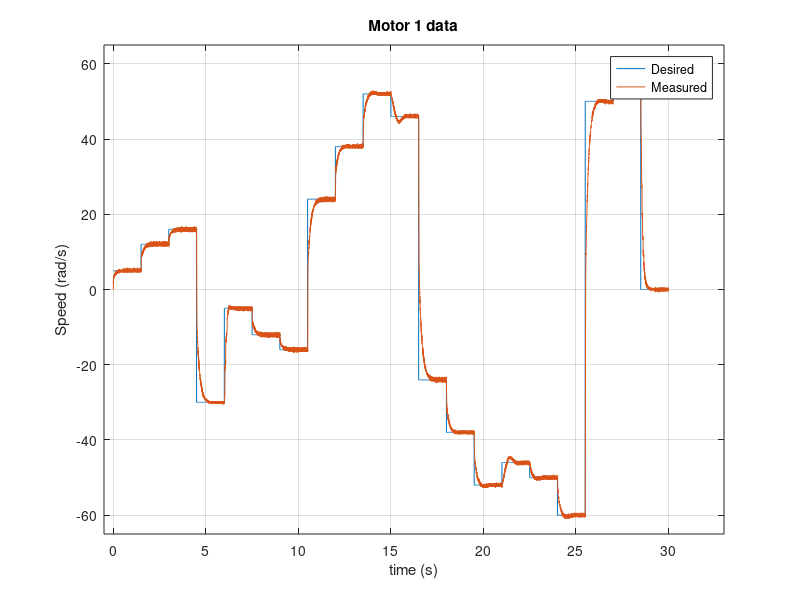
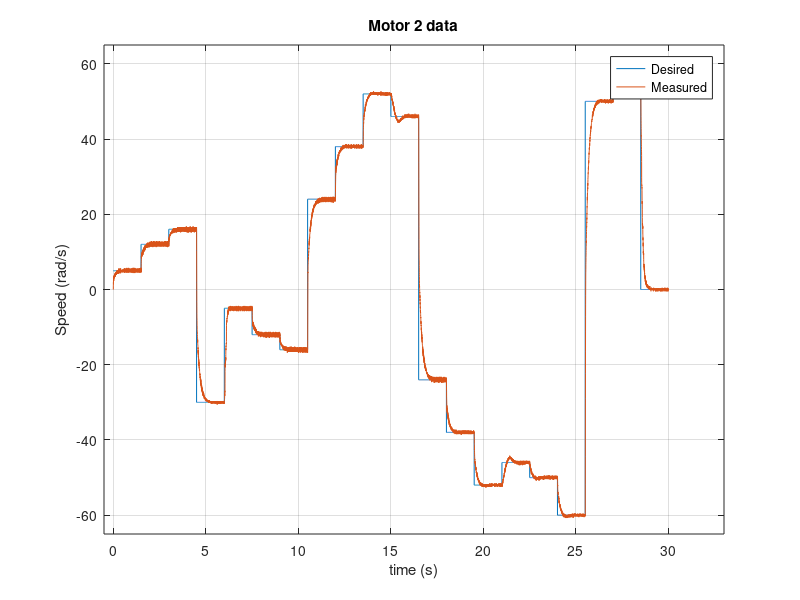
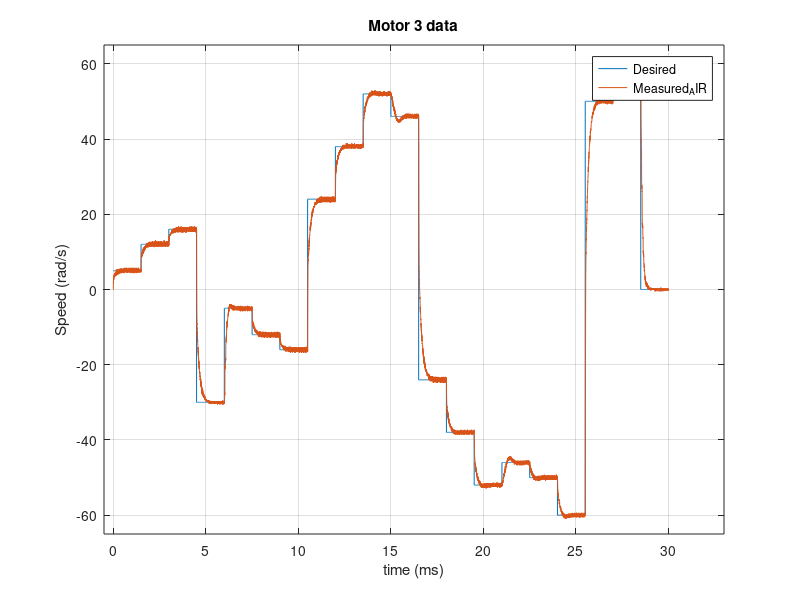
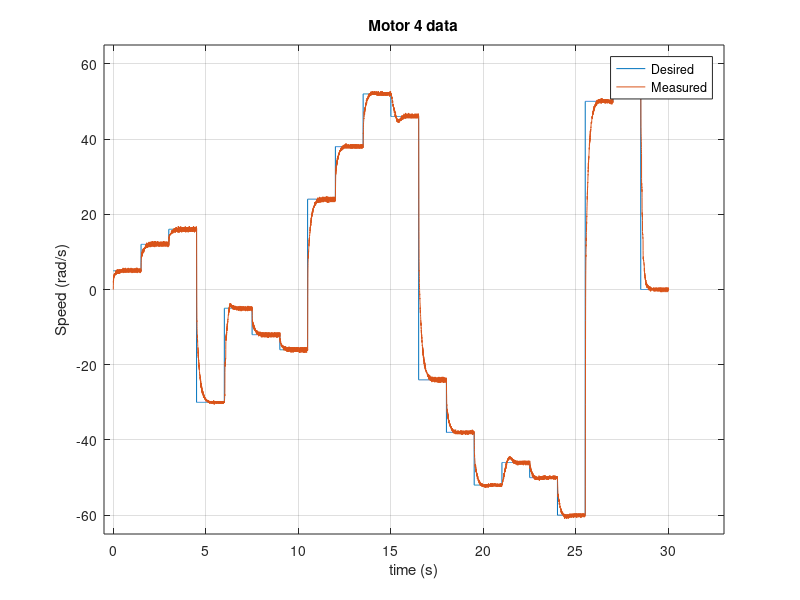

Recreate these plots in MATLAB, in order.
clc
clear all
close all
data = csvread('DATA_AIR_PID2020_07_01_20.csv');

i = length(data);
l =  i - 1;
tlength = l / 500;
t = 0:0.002:tlength;
IN = data([1:i],1);
M1 = data([1:i],2);
M2 = data([1:i],3);
M3 = data([1:i],4);
M4 = data([1:i],5);

%% Motor 1
plot(t, IN);
hold on
grid on
plot(t, M1);
title('Motor 1 data')
xlabel('time (s)') 
ylabel('Speed (rad/s)') 
xlim([-0.5 33])
ylim([-65 65])
legend({'Desired','Measured'},'Location','northeast')
%% Motor 2
figure;
plot(t, IN);
hold on
grid on
plot(t, M2);
title('Motor 2 data')
xlabel('time (s)') 
ylabel('Speed (rad/s)') 
xlim([-0.5 33])
ylim([-65 65])
legend({'Desired','Measured'},'Location','northeast')
%% Motor 3
figure;
plot(t, IN);
hold on
grid on
plot(t, M3);
title('Motor 3 data')
xlabel('time (ms)') 
ylabel('Speed (rad/s)') 
xlim([-0.5 33])
ylim([-65 65])
legend({'Desired','Measured_AIR'},'Location','northeast')
%% Motor 4
figure;
plot(t, IN);
hold on
grid on
plot(t, M4);
title('Motor 4 data')
xlabel('time (s)') 
ylabel('Speed (rad/s)') 
xlim([-0.5 33])
ylim([-65 65])
legend({'Desired','Measured'},'Location','northeast')